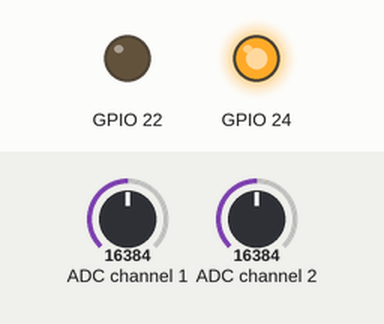
Recording of a program running on a simulated Raspberry Pi (BCM pin numbers). Shown: output pins drawn as LEDs (lit = HIGH). The test bench sets the inputs (shaded band); at power-on: ADC channel 1 = 16384, ADC channel 2 = 16384 (analog values on the 0–32767 scale). Files the program writes start out absent; no MQTT or app messages arrive unless stated; files that are not in the repository are absent.

Above: at 1.2 s.
At 3.2 s:
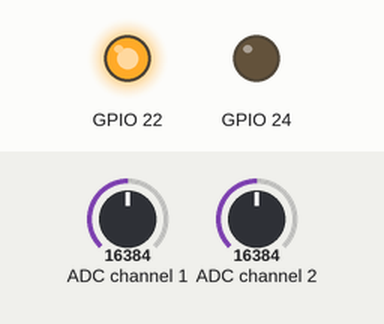
At 18.2 s:
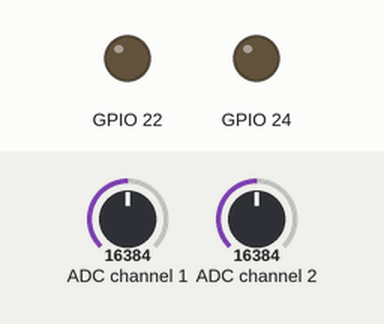
Timing chart, 0 to 19.7 s (numbered marks = the images above):
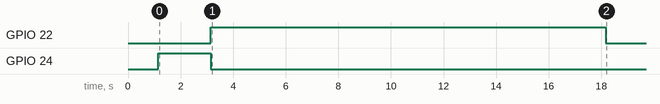

The program:

Carinacode1.py
```python
#!/usr/bin/env python3

# Embeded Systems
# Coursework 1 "IoT"
# Group: Carina
# Sensors: 2 Ultrasonic LV-MaxSonar-EZ
# ADC: ADS1115
# LED: 2
# Product: crib monitor

import math
import smbus
import json
from time import sleep
import paho.mqtt.client as mqtt
import RPi.GPIO as GPIO


# Setting GPIO pins
GPIO.setmode(GPIO.BCM)
GPIO.setup(22, GPIO.OUT)
GPIO.setup(24, GPIO.OUT)
GPIO.setwarnings(False)

#setup for non-encrypted broker (for demo)
#BROKER_ADDRESS = "ee-estott-octo.ee.ic.ac.uk"
#PORT = 1883

#setup for encrypted broker
BROKER_ADDRESS = "test.mosquitto.org"
PORT = 8884

BUS_ADDRESS = 0x48
CONFIG_REG_ADR = 0x01
CONV_REG_ADR = 0x00
CONTROL_BITS_S1 = [0x56, 0x83]
CONTROL_BITS_S2 = [0x66, 0x83]
THRESHOLD = 10
RAW_DATA_SCALING = 0.012402718400000002


# Instantiate bus for the serial data and a client for the broker
bus = smbus.SMBus(1)
client = mqtt.Client()
client.connected_flag = False

#setting up encryption
client.tls_set(ca_certs="/home/pi/mosquitto.org.crt", certfile="/home/pi/client.crt",keyfile="/home/pi/client.key")

# Initial state 0 = "Monitoring OFF" vs 1 = "Monitoring ON"
state = 0

# Attempt connect
def attempt_connect():
	try:
		client.connect(BROKER_ADDRESS,port=PORT)
		client.connected_flag=True
	except:
		pass


# Defining action when message is received on the subscribed topics
def on_message(client, userdata, message) :

	global state
	global crib_length_1
	global crib_length_2

	if message.payload == b'monitorOn':
		state = 1
		# State changed to 1 = "Monitoring ON"
	elif message.payload == b'calibrate':
		state = 'calibrate'
		# State changed to "calibrate"
	elif (message.payload == b'monitorOff'):
		state = 0
		# State changed to 1 = "Monitoring ON"
	elif message.payload == b'calibrateDone':
		state = 0
		# State changed to 1 = "Monitoring ON" after calibration is done
	else:
		pass # if message is unknown


# Defining action when the connection to the broker is established
def on_connect(client, userdata, flags, rc):

        if rc==0:
            client.connected_flag = True #set flag
        else:
            attempt_connect()

# Defining action on disconnect -> try to reconnect
def on_disconnect(client, userdata, rc):

	attempt_connect()


client.on_message = on_message
client.on_connect = on_connect
client.on_disconnect = on_disconnect


# Connecting to the broker
while not client.connected_flag: #wait in loop

        attempt_connect()
        sleep(1)


# Reading the previously measured crib dimensions from a file
path = '/home/pi/crib.txt'

try: # to open file and read dimensions
	f=open(path, "r")
	crib_arr = f.read().split()
	crib_length_1 = float(crib_arr[0])
	crib_length_2 = float(crib_arr[1])
	f.close()

except: # in case the file is not found or the parsing failed assign default 0 lengths
	crib_length_1 = 0.0
	crib_length_2 = 0.0


# Orange LED on pin 24 is on for 2 seconds to indicate the broker has connected
# and the script is running as expected (no more risk of out-of-script error cause)
GPIO.output(24, GPIO.HIGH)
sleep(2)
GPIO.output(24, GPIO.LOW)


# subscribe to topic and start listening
client.subscribe("IC.embedded/Carina/mode")
client.loop_start()


# function to write and read register with sensor data
def write_read_i2c_scale (control_bits):

	# write then read from registers
	bus.write_i2c_block_data(BUS_ADDRESS, CONFIG_REG_ADR, control_bits)
	sleep(0.5)
	data = bus.read_i2c_block_data(BUS_ADDRESS, CONV_REG_ADR, 2)
	int_data = int.from_bytes(data, 'big')

	# scaling the raw data with the voltage reference step
	distance_cm = int_data * RAW_DATA_SCALING
	return distance_cm


# Calibration with removing anomalies in sensor reading
def calibrate():

	# Red LED to check if calibration started
	GPIO.output(22, GPIO.HIGH)


	global crib_length_1
	global crib_length_2

	crib_length_10_1 = [] # array of 10 measurements for sensor 1
	crib_length_10_2 = [] # array of 10 measurements for sensor 1

	# Taking median on the middle 6 values of an ordered array of 10 measurements
	# per sensor
	for i in range(1,11):

		#### Sensor 1 ####
		# write then read and scale data from register for sensor 1
		distance_cm = write_read_i2c_scale (CONTROL_BITS_S1)
		crib_length_10_1.append(distance_cm)

		#### Sensor 2 ####
		# write then read and scale data from register for sensor 2
		distance_cm_2 = write_read_i2c_scale (CONTROL_BITS_S2)
		crib_length_10_2.append(distance_cm_2)

		sleep(0.5)

	# Sorting the arrays
	crib_length_10_1.sort()
	crib_length_10_2.sort()

	# Taking the 6 middle values
	crib_median_1 = crib_length_10_1[3:7]
	crib_median_2 = crib_length_10_2[3:7]

	# Average of those 6 values
	crib_length_1 = sum(crib_median_1)/len(crib_median_1)
	crib_length_2 = sum(crib_median_2)/len(crib_median_2)

	####save to file#####

	try:
		f=open(path, "w")
		crib_str_1 = str(crib_length_1)
		crib_str_2 = str(crib_length_2)
		temp_in = crib_str_1 + " " + crib_str_2
		f.write(temp_in)
		f.close()

	except:
		pass

	# Red LED switches off to show end of calibration
	GPIO.output(22, GPIO.LOW)

	display_lengths = "Crib length:{}cm, Crib width:{}cm".format(crib_length_1, crib_length_2)
	client.publish("IC.embedded/Carina/calibrateResult", bytes(display_lengths, 'utf-8'))

	sleep(1)

	client.publish("IC.embedded/Carina/mode", bytes('calibrateDone','utf-8'))

	# Change state to "Monitoring OFF"
	state = 0

	sleep(1)

###################### MAIN TOP LEVEL LOOP #####################################
while(1):

	# If crib length is 0, go to calibrate state
	if (crib_length_1==0 or crib_length_2==0):
		state = 'calibrate'

	if (state == 'calibrate'):
		calibrate()
		state=0

	####### Monitoring ON mode loop ########
	while((state ==  1)):


		### Sensor 1 ###
		# write then read and scale data for sensor 1
		distance_cm_1 = write_read_i2c_scale (CONTROL_BITS_S1)


		### Sensor 2 ###
		# write then read amd scale data for sensor 2
		distance_cm_2 = write_read_i2c_scale (CONTROL_BITS_S2)


		# Check if distance difference is above treshold
		if ((distance_cm_1 < crib_length_1 - THRESHOLD) or (distance_cm_2 < crib_length_2 - THRESHOLD)):
			client.publish("IC.embedded/Carina/sleep", bytes('1','utf-8'))


		sleep(5)


client.loop_stop()
```

Measured:
- by itself, GPIO 22: LOW → HIGH at 3.2 s, → LOW 15.0 s later
